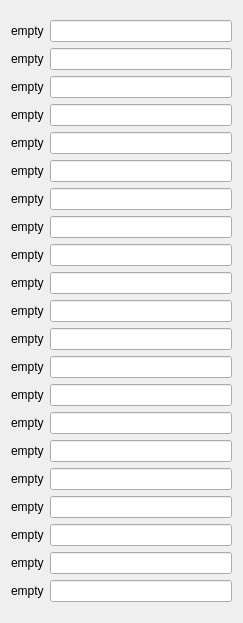
           <widget class="QWidget" name="scrollAreaWidgetContents_10">
            <property name="geometry">
             <rect>
              <x>0</x>
              <y>-414</y>
              <width>243</width>
              <height>623</height>
             </rect>
            </property>
            <layout class="QGridLayout" name="gridLayout_15">
             <item row="2" column="0">
              <layout class="QGridLayout" name="gridLayout_16">
               <property name="leftMargin">
                <number>0</number>
               </property>
               <item row="2" column="1">
                <widget class="QLineEdit" name="line_aligntilts_1"/>
               </item>
               <item row="17" column="1">
                <widget class="QLineEdit" name="line_aligntilts_16"/>
               </item>
               <item row="5" column="0">
                <widget class="QLabel" name="lbl_aligntilts_4">
                 <property name="text">
                  <string>empty</string>
                 </property>
                </widget>
               </item>
               <item row="10" column="1">
                <widget class="QLineEdit" name="line_aligntilts_9"/>
               </item>
               <item row="5" column="1">
                <widget class="QLineEdit" name="line_aligntilts_4"/>
               </item>
               <item row="11" column="1">
                <widget class="QLineEdit" name="line_aligntilts_10"/>
               </item>
               <item row="3" column="1">
                <widget class="QLineEdit" name="line_aligntilts_2"/>
               </item>
               <item row="6" column="0">
                <widget class="QLabel" name="lbl_aligntilts_5">
                 <property name="text">
                  <string>empty</string>
                 </property>
                </widget>
               </item>
               <item row="8" column="0">
                <widget class="QLabel" name="lbl_aligntilts_7">
                 <property name="text">
                  <string>empty</string>
                 </property>
                </widget>
               </item>
               <item row="4" column="1">
                <widget class="QLineEdit" name="line_aligntilts_3"/>
               </item>
               <item row="8" column="1">
                <widget class="QLineEdit" name="line_aligntilts_7"/>
               </item>
               <item row="4" column="0">
                <widget class="QLabel" name="lbl_aligntilts_3">
                 <property name="text">
                  <string>empty</string>
                 </property>
                </widget>
               </item>
               <item row="14" column="1">
                <widget class="QLineEdit" name="line_aligntilts_13"/>
               </item>
               <item row="17" column="0">
                <widget class="QLabel" name="lbl_aligntilts_16">
                 <property name="text">
                  <string>empty</string>
                 </property>
                </widget>
               </item>
               <item row="13" column="0">
                <widget class="QLabel" name="lbl_aligntilts_12">
                 <property name="text">
                  <string>empty</string>
                 </property>
                </widget>
               </item>
               <item row="3" column="0">
                <widget class="QLabel" name="lbl_aligntilts_2">
                 <property name="text">
                  <string>empty</string>
                 </property>
                </widget>
               </item>
               <item row="18" column="1">
                <widget class="QLineEdit" name="line_aligntilts_17"/>
               </item>
               <item row="14" column="0">
                <widget class="QLabel" name="lbl_aligntilts_13">
                 <property name="text">
                  <string>empty</string>
                 </property>
                </widget>
               </item>
               <item row="2" column="0">
                <widget class="QLabel" name="lbl_aligntilts_1">
                 <property name="text">
                  <string>empty</string>
                 </property>
                </widget>
               </item>
               <item row="18" column="0">
                <widget class="QLabel" name="lbl_aligntilts_17">
                 <property name="text">
                  <string>empty</string>
                 </property>
                </widget>
               </item>
               <item row="9" column="0">
                <widget class="QLabel" name="lbl_aligntilts_8">
                 <property name="text">
                  <string>empty</string>
                 </property>
                </widget>
               </item>
               <item row="6" column="1">
                <widget class="QLineEdit" name="line_aligntilts_5"/>
               </item>
               <item row="7" column="0">
                <widget class="QLabel" name="lbl_aligntilts_6">
                 <property name="text">
                  <string>empty</string>
                 </property>
                </widget>
               </item>
               <item row="21" column="0">
                <widget class="QLabel" name="lbl_aligntilts_20">
                 <property name="text">
                  <string>empty</string>
                 </property>
                </widget>
               </item>
               <item row="16" column="0">
                <widget class="QLabel" name="lbl_aligntilts_15">
                 <property name="text">
                  <string>empty</string>
                 </property>
                </widget>
               </item>
               <item row="20" column="1">
                <widget class="QLineEdit" name="line_aligntilts_19"/>
               </item>
               <item row="20" column="0">
                <widget class="QLabel" name="lbl_aligntilts_19">
                 <property name="text">
                  <string>empty</string>
                 </property>
                </widget>
               </item>
               <item row="1" column="1">
                <widget class="QLineEdit" name="line_aligntilts_0"/>
               </item>
               <item row="1" column="0">
                <widget class="QLabel" name="lbl_aligntilts_0">
                 <property name="text">
                  <string>empty</string>
                 </property>
                </widget>
               </item>
               <item row="15" column="0">
                <widget class="QLabel" name="lbl_aligntilts_14">
                 <property name="text">
                  <string>empty</string>
                 </property>
                </widget>
               </item>
               <item row="7" column="1">
                <widget class="QLineEdit" name="line_aligntilts_6"/>
               </item>
               <item row="10" column="0">
                <widget class="QLabel" name="lbl_aligntilts_9">
                 <property name="text">
                  <string>empty</string>
                 </property>
                </widget>
               </item>
               <item row="12" column="1">
                <widget class="QLineEdit" name="line_aligntilts_11"/>
               </item>
               <item row="9" column="1">
                <widget class="QLineEdit" name="line_aligntilts_8"/>
               </item>
               <item row="12" column="0">
                <widget class="QLabel" name="lbl_aligntilts_11">
                 <property name="text">
                  <string>empty</string>
                 </property>
                </widget>
               </item>
               <item row="16" column="1">
                <widget class="QLineEdit" name="line_aligntilts_15"/>
               </item>
               <item row="13" column="1">
                <widget class="QLineEdit" name="line_aligntilts_12"/>
               </item>
               <item row="19" column="1">
                <widget class="QLineEdit" name="line_aligntilts_18"/>
               </item>
               <item row="21" column="1">
                <widget class="QLineEdit" name="line_aligntilts_20"/>
               </item>
               <item row="11" column="0">
                <widget class="QLabel" name="lbl_aligntilts_10">
                 <property name="text">
                  <string>empty</string>
                 </property>
                </widget>
               </item>
               <item row="19" column="0">
                <widget class="QLabel" name="lbl_aligntilts_18">
                 <property name="text">
                  <string>empty</string>
                 </property>
                </widget>
               </item>
               <item row="15" column="1">
                <widget class="QLineEdit" name="line_aligntilts_14"/>
               </item>
              </layout>
             </item>
            </layout>
           </widget>
